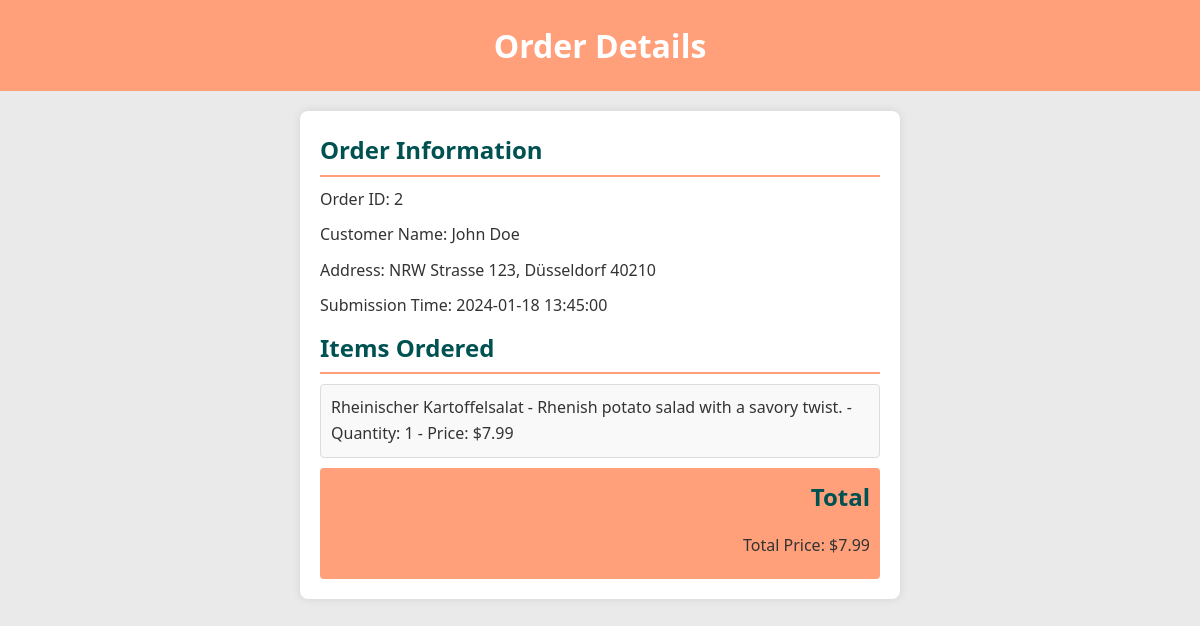
/order_details/2 (signed in), run on the app's committed database.
### tables this page shows
CREATE TABLE "OrderTable" (
	"OrderID"	INTEGER,
	"Status"	VARCHAR(255),
	"SubmissionTime"	DATETIME,
	"ReviewedBy"	INT,
	"ReceivedBy"	INT,
	FOREIGN KEY("ReviewedBy") REFERENCES "Customer"("CustomerID"),
	FOREIGN KEY("ReceivedBy") REFERENCES "Restaurant"("RestaurantID"),
	PRIMARY KEY("OrderID" AUTOINCREMENT)
);

CREATE TABLE "Customer" (
	"CustomerID"	INTEGER,
	"Username"	VARCHAR(255) UNIQUE,
    "FirstName"	VARCHAR(255),
	"LastName"	VARCHAR(255),
	"Address"	VARCHAR(255),
	"PLZ"	VARCHAR(10),
	"City"	VARCHAR(255),
	PRIMARY KEY("CustomerID" AUTOINCREMENT),
	FOREIGN KEY("Username") REFERENCES "Account"("Username")
);

CREATE TABLE "OrderDetails" (
	"DetailID"	INTEGER,
	"OrderID"	INT,
	"ItemID"	INT,
	"Quantity"	INT,
	"TotalPrice"	DECIMAL(10, 2),
	PRIMARY KEY("DetailID" AUTOINCREMENT),
	FOREIGN KEY("ItemID") REFERENCES "MenuItem"("MenuItemID"),
	FOREIGN KEY("OrderID") REFERENCES "OrderTable"("OrderID")
);

CREATE TABLE "MenuItem" (
	"MenuItemID"	INTEGER,
	"RestaurantID"	INT,
	"Name"	VARCHAR(255),
	"Category"	VARCHAR(255),
	"Description"	VARCHAR(255),
	"Price"	DECIMAL(10, 2),
	"Picture"	VARCHAR(255),
	FOREIGN KEY("RestaurantID") REFERENCES "Restaurant"("RestaurantID"),
	PRIMARY KEY("MenuItemID" AUTOINCREMENT)
);

### main.py (the view)
@app.route('/order_details/<int:order_id>')
def order_details(order_id):
    if 'user_id' not in session:
        flash('You need to login first', 'info')
        return redirect(url_for('login'))
    conn = get_db_connection()
    order_info = conn.execute('''
        SELECT ot.OrderID, ot.SubmissionTime, c.FirstName || ' ' || c.LastName AS CustomerName,
               c.Address, c.City, c.PLZ
        FROM OrderTable ot
        LEFT JOIN Customer c ON ot.ReviewedBy = c.CustomerID
        WHERE ot.OrderID = ?
    ''', (order_id,)).fetchone()
    if not order_info:
        flash('Order not found.', 'error')
        return redirect(url_for('home'))
    items_ordered = conn.execute('''
    SELECT mi.Name, mi.Description, mi.Price, od.Quantity
    FROM OrderDetails od
    INNER JOIN MenuItem mi ON od.ItemID = mi.MenuItemID
    WHERE od.OrderID = ?
''', (order_id,)).fetchall()
    print(items_ordered)
    total_price = sum(item['Price'] * item['Quantity'] for item in items_ordered)
    conn.close()
    return render_template('OrderDetails.html', order_info=order_info, items_ordered=items_ordered,
                           total_price=total_price)

### main.py (called while the page is built)
def get_db_connection():
    conn = sqlite3.connect('C:/Users/M7MDKAN/Documents/UDE/5.Semester/Datenbanken Praktikum/Code/Project-FinalDB.db')
    conn.row_factory = sqlite3.Row
    return conn

### templates/OrderDetails.html (shortened to what this page needs)
<!DOCTYPE html>
<html lang="en">
<head>
    <link href="{{ url_for('static', filename='css/OrderDetails.css') }}" rel="stylesheet" type="text/css" />
</head>
<body>
    <header>
        <h1>Order Details</h1>
    </header>
    <div class="order-container">
        <section id="order-info" class="fade-in">
            <h2>Order Information</h2>
            <p>Order ID: {{ order_info['OrderID'] }}</p>
<p>Customer Name: {{ order_info['CustomerName'] }}</p>
<p>Address: {{ order_info['Address'] }}, {{ order_info['City'] }} {{ order_info['PLZ'] }}</p>
<p>Submission Time: {{ order_info['SubmissionTime']}}</p>
        </section>
        <section id="items-ordered" class="fade-in">
            <h2>Items Ordered</h2>
            <ul>
                {% for item in items_ordered %}
                <li>{{ item.Name }} - {{ item.Description }} - Quantity: {{ item.Quantity }} - Price: ${{ item.Price }}</li>
                {% endfor %}
            </ul>
        </section>
        <section id="total" class="fade-in">
            <h2>Total</h2>
            <p>Total Price: ${{ total_price }}</p>
        </section>
    </div>
</body>
</html>

### static/css/OrderDetails.css (style rules this page uses)
* { margin: 0; padding: 0; box-sizing: border-box; font-family: 'Segoe UI', Tahoma, Geneva, Verdana, sans-serif; }
body { background-color: #eaeaea; font-size: 16px; line-height: 1.6; }
header { background: #FFA07A; color: white; padding: 20px 0; text-align: center; }
.order-container { background-color: white; box-shadow: 0 0 10px rgba(0, 0, 0, 0.1); padding: 20px; border-radius: 8px; max-width: 600px; margin: 20px auto; overflow: hidden; }
.order-container h2 { color: #005152; border-bottom: 2px solid #FFA07A; padding-bottom: 5px; margin-bottom: 10px; }
.order-container p, .order-container ul, .order-container li { color: #333; margin-bottom: 10px; }
ul { list-style-type: none; }
li { background-color: #f9f9f9; border: 1px solid #ddd; padding: 10px; border-radius: 4px; }
#total { background-color: #FFA07A; color: white; padding: 10px; text-align: right; border-radius: 4px; }
.fade-in { opacity: 0; transform: translateY(20px); transition: opacity 2s ease-out, transform 2s ease-out; }
.fade-in.visible { opacity: 1; transform: translateY(0); }

### data on the page
OrderTable: OrderID "2", SubmissionTime "2024-01-18 13:45:00"
Customer: Address "NRW Strasse 123", City "Düsseldorf", PLZ "40210"
OrderDetails: Name "Rheinischer Kartoffelsalat", Description "Rhenish potato salad with a savory twist.", Quantity "1", Price "7.99"

### other printed values
{{ order_info['CustomerName'] }} "John Doe"
{{ total_price }} "7.99"
